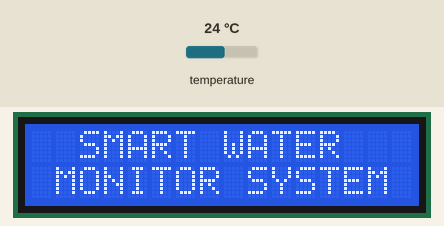
Simulated run of this sketch. Board: ESP32. On the bench: 16×2 character LCD. The test bench sets the inputs (shaded band); at power-on: temperature 24 °C. What the sketch prints to the serial monitor is not drawn.

Above: at 1.3 s.
At 4.4 s:
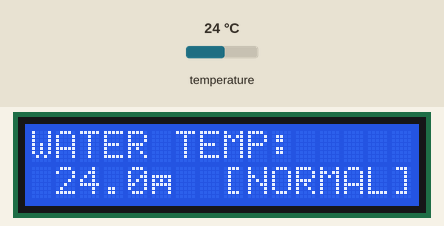
4.5 s: temperature set to 20.5 °C
At 6.7 s:
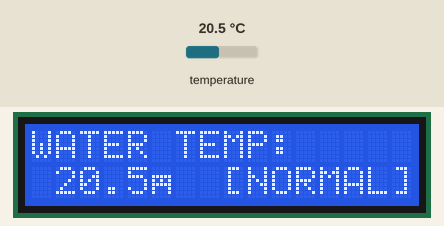
7.3 s: temperature set to 19.3 °C
At 7.9 s:
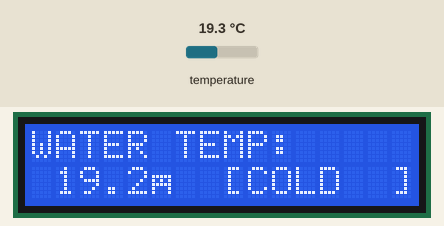
9.8 s: temperature set to 41 °C
At 11.5 s:
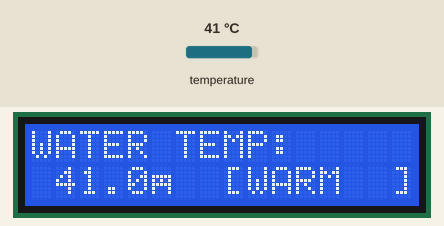
Timing chart, 0 to 13.0 s (numbered marks = the images above; inputs shaded):
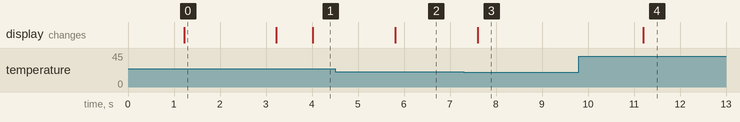

Measured:
- the behaviour switches between 20 and 19.9 °C on temperature (found by bisection; images 2 and 3)
- after the input at 4.5 s, the display: changes after 1.3 s (image 2)
- after the input at 7.3 s, the display: changes after 0.31 s (image 3)
- after the input at 9.8 s, the display: changes after 1.4 s (image 4)
- what the display in image 0 shows lasts 2.0 s, from 1.2 s to 3.2 s

The sketch:

temp_lcd_live.ino
```cpp
/*
  ========================================================================
  LIVE WATER TEMPERATURE SENSOR + 16x2 I2C LCD DISPLAY
  ========================================================================
  Hardware Pins:
    - Temperature Sensor Yellow Wire ➔ ESP32 GPIO 32 (D32)
    - LCD SDA                        ➔ ESP32 GPIO 21 (D21)
    - LCD SCL                        ➔ ESP32 GPIO 22 (D22)
    - LCD VCC                        ➔ ESP32 VIN (5V)
    - LCD GND                        ➔ ESP32 GND
  ========================================================================
*/

#include <Wire.h>
#include <LiquidCrystal_I2C.h>
#include <OneWire.h>
#include <DallasTemperature.h>

#define TEMP_PIN 32

OneWire oneWire(TEMP_PIN);
DallasTemperature sensors(&oneWire);

// Default to 0x27, auto-detects 0x3F in setup()
LiquidCrystal_I2C lcd(0x27, 16, 2);

void setup() {
  Serial.begin(115200);
  delay(1000);

  Serial.println("\n==========================================");
  Serial.println("  WATER TEMPERATURE + LCD DISPLAY         ");
  Serial.println("==========================================");

  // 1. Start Temperature Sensor on D32
  sensors.begin();
  Serial.println("Temp sensor initialized on D32.");

  // 2. Start I2C bus on D21 & D22
  Wire.begin(21, 22);
  delay(100);

  // 3. Detect LCD Address (0x27 or 0x3F)
  byte addr = 0x27;
  Wire.beginTransmission(0x27);
  if (Wire.endTransmission() != 0) {
    Wire.beginTransmission(0x3F);
    if (Wire.endTransmission() == 0) {
      addr = 0x3F;
      Serial.println("LCD found at address 0x3F");
    } else {
      Serial.println("Notice: If screen is blank, verify D21(SDA) and D22(SCL)");
    }
  } else {
    Serial.println("LCD found at address 0x27");
  }

  // 4. Initialize LCD
  lcd = LiquidCrystal_I2C(addr, 16, 2);
  lcd.init();
  lcd.backlight();
  lcd.clear();

  lcd.setCursor(0, 0);
  lcd.print("  SMART WATER   ");
  lcd.setCursor(0, 1);
  lcd.print(" MONITOR SYSTEM ");
  delay(2000);
  lcd.clear();
}

void loop() {
  // Read live temperature from probe on D32
  sensors.requestTemperatures();
  float temp = sensors.getTempCByIndex(0);

  // Print to Serial Monitor
  Serial.print("Live Water Temp: ");
  Serial.print(temp, 1);
  Serial.println(" °C");

  // Display on LCD
  lcd.setCursor(0, 0);
  lcd.print("WATER TEMP:     ");

  lcd.setCursor(0, 1);
  if (temp <= -50.0 || temp >= 85.0) {
    lcd.print("CHECK PROBE...  ");
  } else {
    // Condition label based on temperature
    String condition = "NORMAL";
    if (temp < 20.0) condition = "COLD  ";
    if (temp > 35.0) condition = "WARM  ";

    char line2[17];
    // \xDF is the degree symbol (°) on 1602 LCDs
    snprintf(line2, sizeof(line2), " %.1f\xDFC  [%s]", temp, condition.c_str());
    lcd.print(line2);
  }

  delay(1000); // Live updates every 1 second
}
```
